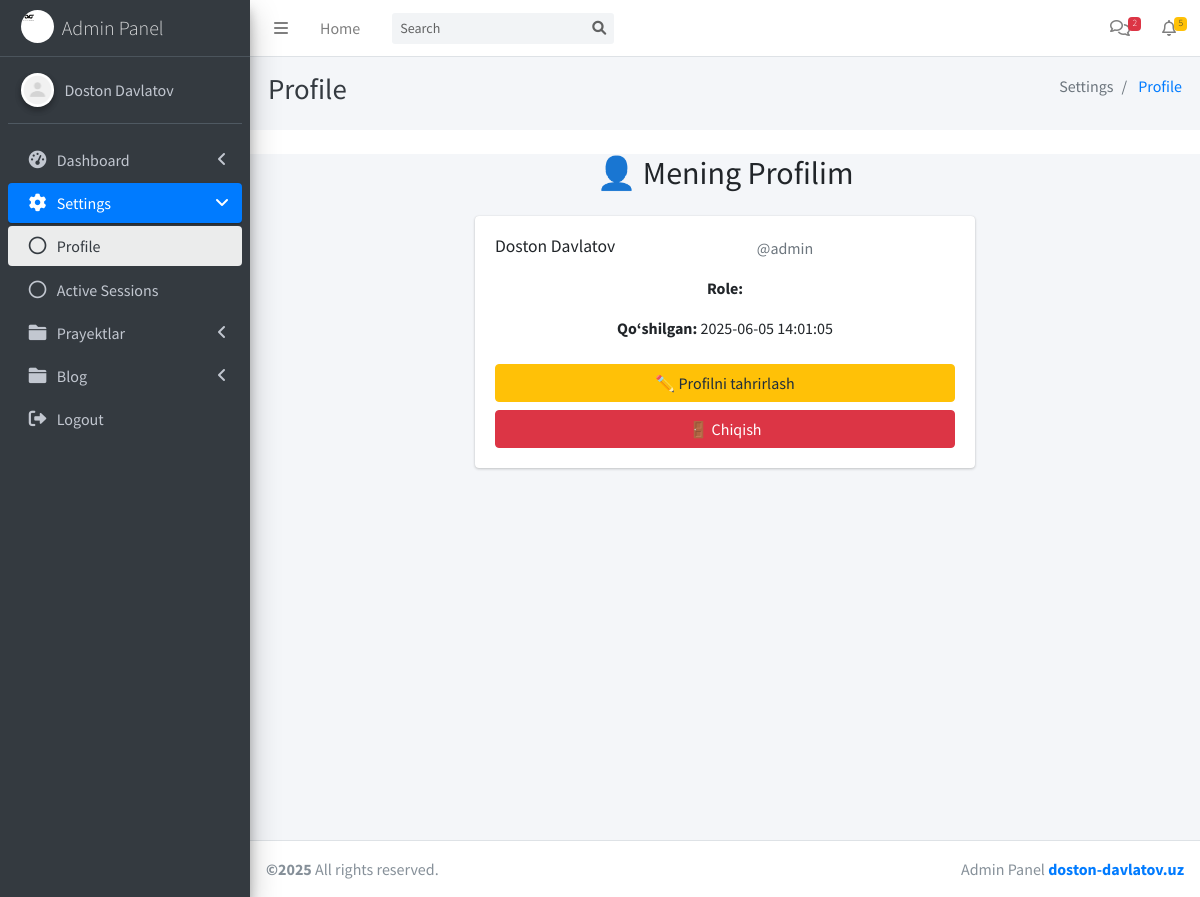
The app's page /profile.php (signed in) with its own data.
### tables this page shows
CREATE TABLE users (
    id INT AUTO_INCREMENT PRIMARY KEY,
    name VARCHAR(100) NOT NULL,
    username VARCHAR(50) UNIQUE NOT NULL,
    password VARCHAR(255) NOT NULL,
    created_at TIMESTAMP DEFAULT CURRENT_TIMESTAMP,
    updated_at TIMESTAMP DEFAULT CURRENT_TIMESTAMP ON UPDATE CURRENT_TIMESTAMP
);

### config.php (called while the page is built, shortened)
<?php
class Database
{
    private $conn;
    public function __construct()
    {
        $this->conn = new mysqli(DB_SERVER, DB_USERNAME, DB_PASSWORD, DB_NAME);
    }
    public function executeQuery($sql, $params = [], $types = "")
    {
        $result = $this->conn->prepare($sql);
        if ($params) {
            $result->bind_param($types, ...$params);
        }
        if (!$result->execute()) {
            return "Execution error: " . $result->error;
        }
        return $result;
    }
    public function select($table, $columns = "*", $condition = "", $params = [], $types = "")
    {
        $sql = "SELECT $columns FROM $table" . ($condition ? " WHERE $condition" : "");
        $result = $this->executeQuery($sql, $params, $types);
        return $result->get_result()->fetch_all(MYSQLI_ASSOC);
    }
}

### profile.php (the view, shortened to what this page needs)
<?php
include './config.php';
$db = new Database();
$user_id = (int)$_SESSION['user']['id'];
$user = $db->select('users', '*', 'id = ?', [$user_id], 'i');
$user = $user[0];
?>
<?php include './template/header.php'; ?>
<div class="container mt-4">
    <h2 class="text-center mb-4">👤 Mening Profilim</h2>
    <div class="card mx-auto" style="max-width: 500px;">
        <div class="card-body text-center">
            <h4 class="card-title"><?= htmlspecialchars($user['name']) ?></h4>
            <p class="text-muted">@<?= htmlspecialchars($user['username']) ?></p>
            <p><strong>Role:</strong> <?= htmlspecialchars($user['role']) ?></p>
            <p><strong>Qo‘shilgan:</strong> <?= htmlspecialchars($user['created_at']) ?></p>
            <a href="./edit_profile.php" class="btn btn-warning w-100 my-2">✏️ Profilni tahrirlash</a>
            <a href="./logout.php" class="btn btn-danger w-100">🚪 Chiqish</a>
        </div>
    </div>
</div>
<?php include './template/footer.php'; ?>

### records on screen
users: name "Doston Davlatov", username "admin", created_at "2025-06-05 14:01:05"

### other values on screen
$page_title "Profile"
$item['title'] "Settings"
$item['title'] "Profile"
$menuItem['menuTitle'] "Dashboard"
$menuItem['menuTitle'] "Settings"
$page['title'] "Profile"
$page['title'] "Active Sessions"
$menuItem['menuTitle'] "Prayektlar"
$menuItem['menuTitle'] "Blog"
